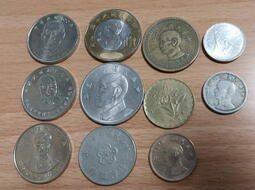
%> input picture class_3/a.jpg, 255 x 190 px
$ octave detect_highlight.m   (GNU Octave 9; MATLAB toolbox functions it lacks are replaced by stand-ins)
%> lines starting %> are read from the running program, lines starting %| are printed output that depends on the picture
clc;clear;close all;

img = imread("a.jpg");
%> img is the input picture: size 190x255x3 uint8; mean R, G, B 135, 125, 115
img = im2double(img);
%> img: size 190x255x3 double
[h, w, ~] = size(img);
%> h = 190; w = 255

% img = im2gray(img);

hsv = rgb2hsv(img);
%> hsv: size 190x255x3 double; mean H, S, V 0.22, 0.217, 0.55
hue = hsv(:, :, 1);
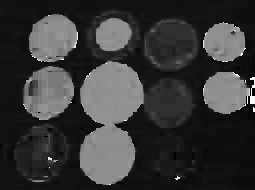
%> hue: size 190x255 double; min 0, max 0.99, mean 0.22
saturation = hsv(:, :, 2);
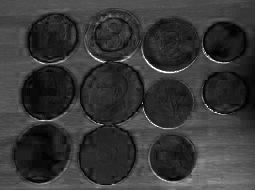
%> saturation: size 190x255 double; min 0, max 1, mean 0.217
value = hsv(:, :, 3);
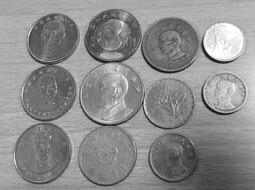
%> value: size 190x255 double; min 0.0235, max 1, mean 0.55

Ts = 0.35;
Tv = 0.7;

Ts = repmat(Ts, [h, w]);
Tv = repmat(Tv, [h, w]);

highlight_mask1 = (1-exp((-2*max(Ts-saturation, 0).^2)/(0.01)));
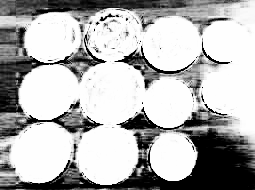
%> highlight_mask1: size 190x255 double; min 0, max 1, mean 0.706
highlight_mask2 = (1-exp((-2*max(value-Tv, 0).^2)/(0.01)));
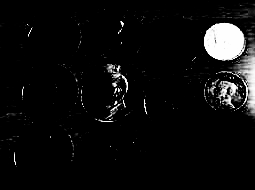
%> highlight_mask2: size 190x255 double; min 0, max 1, mean 0.0518

hightlight_mask = highlight_mask1 .* highlight_mask2;

subplot(1, 2, 1);
imshow(img);

subplot(1, 2, 2);
imshow(hightlight_mask);

$ run again, with class_3/Card22.jpg copied over class_3/a.jpg
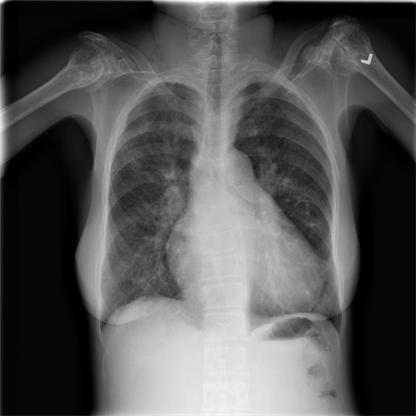
%> input picture class_3/Card22.jpg, 416 x 416 px
%> img is the input picture: size 416x416x3 uint8; min 0, max 255, mean 84.6
%> img: size 416x416x3 double
%> hsv: size 416x416x3 double; mean H, S, V 0, 0, 0.332
%> hue: size 416x416 double; every value is 0
%> highlight_mask1: size 416x416 double; every value is 1
%> `highlight_mask2 = (1-exp((-2*max(value-Tv, 0).^2)/(0.01)));`:
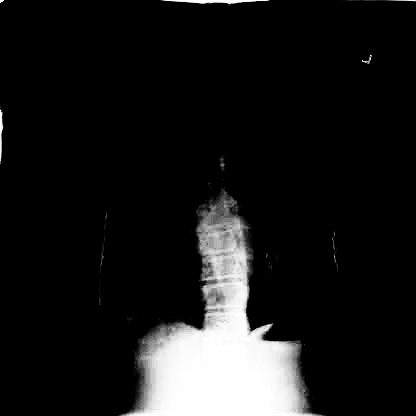
%> highlight_mask2: size 416x416 double; min 0, max 1, mean 0.0981

$ run again, with class_3/b.jpg copied over class_3/a.jpg
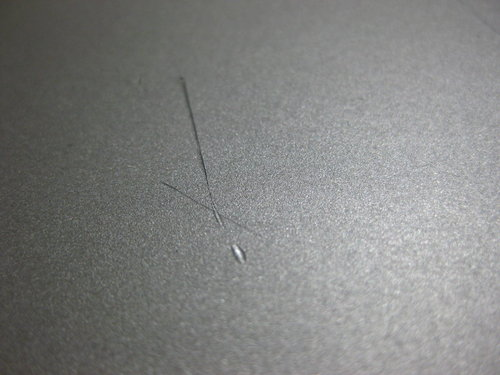
%> input picture class_3/b.jpg, 500 x 375 px
%> img is the input picture: size 375x500x3 uint8; mean R, G, B 128.9, 129.9, 128.4
%> img: size 375x500x3 double
%> hsv: size 375x500x3 double; mean H, S, V 0.337, 0.0306, 0.512
%> `saturation = hsv(:, :, 2);`:
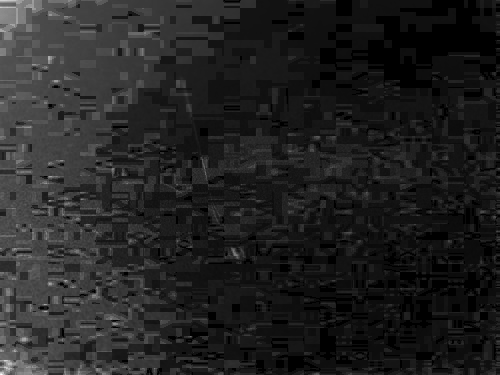
%> saturation: size 375x500 double; min 0, max 0.224, mean 0.0306; drawn with min black and max white
%> `highlight_mask2 = (1-exp((-2*max(value-Tv, 0).^2)/(0.01)));`:
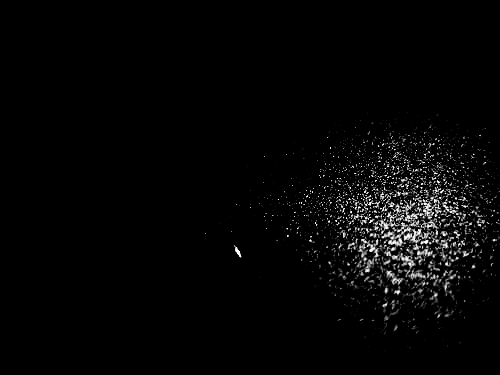
%> highlight_mask2: size 375x500 double; min 0, max 1, mean 0.0235
